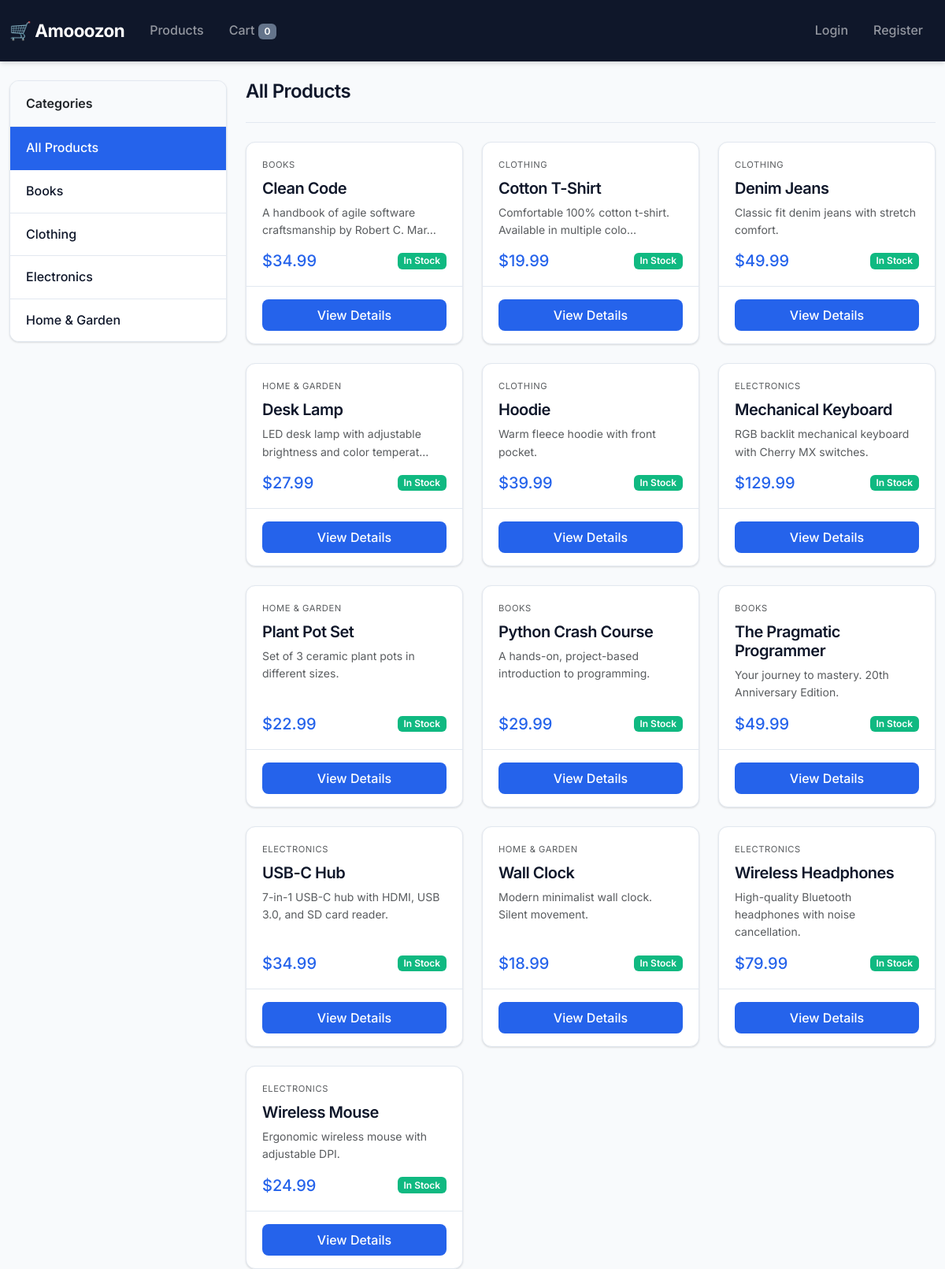
The page / on the database its author committed.
### shop/models.py (models this page shows, shortened)
class Category(models.Model):
    name = models.CharField(max_length=200)
    slug = models.SlugField(unique=True)
    class Meta:
        verbose_name_plural = 'Categories'
        ordering = ['name']
    def get_absolute_url(self):
        return reverse('shop:category_list', args=[self.slug])

class Product(models.Model):
    category = models.ForeignKey(
        Category,
        on_delete=models.CASCADE,
        related_name='products'
    )
    name = models.CharField(max_length=200)
    slug = models.SlugField(unique=True)
    description = models.TextField(blank=True)
    price = models.DecimalField(max_digits=10, decimal_places=2)
    inventory = models.PositiveIntegerField(default=0)
    created = models.DateTimeField(auto_now_add=True)
    updated = models.DateTimeField(auto_now=True)
    class Meta:
        ordering = ['name']
    def get_absolute_url(self):
        return reverse('shop:product_detail', args=[self.slug])

### shop/views.py (the view)
# urls.py: path('', views.product_list, name='product_list'),
def product_list(request, category_slug=None):
    categories = Category.objects.all()
    products = Product.objects.all()
    current_category = None
    if category_slug:
        current_category = get_object_or_404(Category, slug=category_slug)
        products = products.filter(category=current_category)
    return render(request, 'shop/product_list.html', {
        'categories': categories,
        'products': products,
        'current_category': current_category,
    })

### shop/cart.py (called while the page is built)
    def __len__(self):
        return sum(item['quantity'] for item in self.cart.values())

### shop/context_processors.py (called while the page is built)
def cart_counter(request):
    cart = Cart(request)
    return {'cart_count': len(cart)}

### shop/templates/shop/product_list.html (shortened to what this page needs)
{% extends 'shop/base.html' %}
{% block content %}
<div class="row">
    <div class="col-md-3">
        <div class="card mb-4">
            <div class="card-header">Categories</div>
            <ul class="list-group list-group-flush">
                <li class="list-group-item {% if not current_category %}active{% endif %}">
                    <a href="{% url 'shop:product_list' %}" class="text-decoration-none">All Products</a>
                </li>
                {% for category in categories %}
                    <li class="list-group-item {% if category == current_category %}active{% endif %}">
                        <a href="{{ category.get_absolute_url }}" class="text-decoration-none">
                            {{ category.name }}
                        </a>
                    </li>
                {% endfor %}
            </ul>
        </div>
    </div>
    <div class="col-md-9">
        <h2>{% if current_category %}{{ current_category.name }}{% else %}All Products{% endif %}</h2>
        <hr>
        {% if products %}
            <div class="row row-cols-1 row-cols-md-3 g-4">
                {% for product in products %}
                    <div class="col">
                        <div class="card h-100">
                            <div class="card-body d-flex flex-column">
                                <span class="text-uppercase small text-muted mb-2" style="font-size: 0.7rem; letter-spacing: 0.05em;">{{ product.category.name }}</span>
                                <h5 class="card-title mb-2">{{ product.name }}</h5>
                                <p class="card-text text-muted small mb-3" style="flex-grow: 1;">{{ product.description|truncatechars:60 }}</p>
                                <div class="d-flex justify-content-between align-items-center">
                                    <span class="h5 mb-0" style="color: var(--primary);">${{ product.price }}</span>
                                    {% if product.inventory > 0 %}
                                        <span class="badge bg-success">In Stock</span>
                                    {% else %}
                                        <span class="badge bg-danger">Out of Stock</span>
                                    {% endif %}
                                </div>
                            </div>
                            <div class="card-footer bg-transparent">
                                <a href="{{ product.get_absolute_url }}" class="btn btn-primary w-100">View Details</a>
                            </div>
                        </div>
                    </div>
                {% endfor %}
            </div>
        {% else %}
            <p class="text-muted">No products found.</p>
        {% endif %}
    </div>
</div>
{% endblock %}

### shop/templates/shop/base.html (shortened to what this page needs)
<!DOCTYPE html>
<html lang="en">
<head>
    <link href="https://cdn.jsdelivr.net/npm/bootstrap@5.3.0/dist/css/bootstrap.min.css" rel="stylesheet">
</head>
<body>
    <nav class="navbar navbar-expand-lg navbar-dark bg-dark mb-4">
        <div class="container">
            <a class="navbar-brand" href="{% url 'shop:product_list' %}">🛒 Amooozon</a>
            <div class="collapse navbar-collapse" id="navbarNav">
                <ul class="navbar-nav me-auto">
                    <li class="nav-item">
                        <a class="nav-link" href="{% url 'shop:product_list' %}">Products</a>
                    </li>
                    <li class="nav-item">
                        <a class="nav-link" href="{% url 'shop:cart_detail' %}">
                            Cart <span class="badge bg-secondary">{{ cart_count }}</span>
                        </a>
                    </li>
                </ul>
                <ul class="navbar-nav">
                    {% if user.is_authenticated %}
                        <li class="nav-item">
                            <span class="nav-link">Hi, {{ user.username }}</span>
                        </li>
                        <li class="nav-item">
                            <a class="nav-link" href="{% url 'shop:logout' %}">Logout</a>
                        </li>
                    {% else %}
                        <li class="nav-item">
                            <a class="nav-link" href="{% url 'shop:login' %}">Login</a>
                        </li>
                        <li class="nav-item">
                            <a class="nav-link" href="{% url 'shop:register' %}">Register</a>
                        </li>
                    {% endif %}
                </ul>
            </div>
        </div>
    </nav>
    <div class="container">
        {% block content %}{% endblock %}
    </div>
</body>
</html>

### shop/templates/shop/base.html (style rules this page uses)
:root { --primary: #2563eb; --primary-dark: #1d4ed8; --secondary: #64748b; --accent: #0ea5e9; --success: #10b981; --danger: #ef4444; --light: #f8fafc; --dark: #0f172a; --border: #e2e8f0; --shadow: 0 1px 3px rgba(0,0,0,0.08), 0 1px 2px rgba(0,0,0,0.06); --shadow-md: 0 4px 6px -1px rgba(0,0,0,0.1), 0 2px 4px -1px rgba(0,0,0,0.06); --shadow-lg: 0 10px 15px -3px rgba(0,0,0,0.1), 0 4px 6px -2px rgba(0,0,0,0.05); --radius: 0.5rem; --radius-lg: 0.75rem; }
* { box-sizing: border-box; }
body { font-family: 'Inter', -apple-system, BlinkMacSystemFont, sans-serif; background: var(--light); color: var(--dark); line-height: 1.6; }
.navbar { background: var(--dark) !important; box-shadow: var(--shadow-md); padding: 1rem 0; }
.navbar-brand { font-weight: 700; font-size: 1.4rem; letter-spacing: -0.5px; }
.nav-link { font-weight: 500; padding: 0.5rem 1rem !important; border-radius: var(--radius); transition: all 0.2s ease; }
.badge { font-weight: 600; padding: 0.35em 0.65em; }
.card { border: 1px solid var(--border); border-radius: var(--radius-lg); box-shadow: var(--shadow); transition: all 0.2s ease; overflow: hidden; }
.card-header { background: var(--light); border-bottom: 1px solid var(--border); font-weight: 600; padding: 1rem 1.25rem; }
.card-body { padding: 1.25rem; }
.card-footer { background: transparent; border-top: 1px solid var(--border); padding: 1rem 1.25rem; }
.card-title { font-weight: 600; color: var(--dark); margin-bottom: 0.5rem; }
.btn { font-weight: 500; padding: 0.5rem 1.25rem; border-radius: var(--radius); transition: all 0.2s ease; border: none; }
.btn-primary { background: var(--primary); color: white; }
.list-group-item { border: none; border-bottom: 1px solid var(--border); padding: 0.875rem 1.25rem; transition: all 0.15s ease; }
.list-group-item:last-child { border-bottom: none; }
.list-group-item a { color: var(--dark); text-decoration: none; font-weight: 500; }
.list-group-item.active { background: var(--primary); border-color: var(--primary); }
.list-group-item.active a { color: white; }
.badge.bg-success { background: var(--success) !important; }
.badge.bg-secondary { background: var(--secondary) !important; }
h1, h2, h3, h4, h5, h6 { font-weight: 600; color: var(--dark); letter-spacing: -0.025em; }
h2 { font-size: 1.5rem; }
a { color: var(--primary); text-decoration: none; transition: color 0.15s ease; }
.container { max-width: 1200px; }
hr { border-color: var(--border); opacity: 1; margin: 1.5rem 0; }
.row-cols-md-3 .col .card { height: 100%; }
body { min-height: 100vh; }
* { transition-property: background-color, border-color, color, fill, stroke, opacity, box-shadow, transform; transition-timing-function: cubic-bezier(0.4, 0, 0.2, 1); transition-duration: 150ms; }

### rows shown on the page
Category: name "Books"
Category: name "Clothing"
Category: name "Electronics"
Category: name "Home & Garden"
Product: category.name "BOOKS", name "Clean Code", description "A handbook of agile software craftsmanship by Robert C. Mar…", price "34.99", inventory "In Stock"
Product: category.name "CLOTHING", name "Cotton T-Shirt", description "Comfortable 100% cotton t-shirt. Available in multiple colo…", price "19.99", inventory "In Stock"
Product: category.name "CLOTHING", name "Denim Jeans", description "Classic fit denim jeans with stretch comfort.", price "49.99", inventory "In Stock"
Product: category.name "HOME & GARDEN", name "Desk Lamp", description "LED desk lamp with adjustable brightness and color temperat…", price "27.99", inventory "In Stock"
Product: category.name "CLOTHING", name "Hoodie", description "Warm fleece hoodie with front pocket.", price "39.99", inventory "In Stock"
Product: category.name "ELECTRONICS", name "Mechanical Keyboard", description "RGB backlit mechanical keyboard with Cherry MX switches.", price "129.99", inventory "In Stock"
Product: category.name "HOME & GARDEN", name "Plant Pot Set", description "Set of 3 ceramic plant pots in different sizes.", price "22.99", inventory "In Stock"
Product: category.name "BOOKS", name "Python Crash Course", description "A hands-on, project-based introduction to programming.", price "29.99", inventory "In Stock"
Product: category.name "BOOKS", name "The Pragmatic Programmer", description "Your journey to mastery. 20th Anniversary Edition.", price "49.99", inventory "In Stock"
Product: category.name "ELECTRONICS", name "USB-C Hub", description "7-in-1 USB-C hub with HDMI, USB 3.0, and SD card reader.", price "34.99", inventory "In Stock"
Product: category.name "HOME & GARDEN", name "Wall Clock", description "Modern minimalist wall clock. Silent movement.", price "18.99", inventory "In Stock"
Product: category.name "ELECTRONICS", name "Wireless Headphones", description "High-quality Bluetooth headphones with noise cancellation.", price "79.99", inventory "In Stock"
Product: category.name "ELECTRONICS", name "Wireless Mouse", description "Ergonomic wireless mouse with adjustable DPI.", price "24.99", inventory "In Stock"

### other values the page prints
{{ cart_count }} "0"
